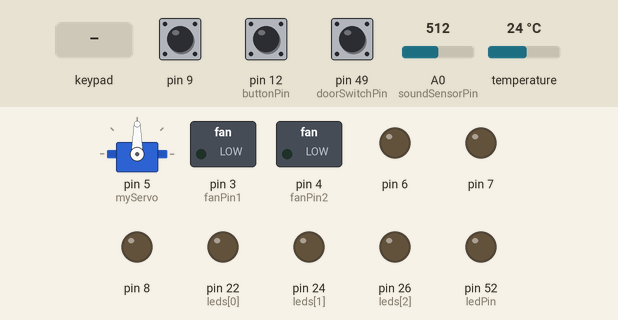
Simulated run of this sketch. Board: Arduino Mega 2560, built with avr-gcc and run on an emulated ATmega2560. On the bench: servo, switched loads named in the sketch (green lamp = pin HIGH), output pins drawn as LEDs (lit = HIGH). Inputs (shaded band) come from the test bench; at power-on: pin 49 (doorSwitchPin) HIGH, pin 12 (buttonPin) HIGH, pin 9 HIGH, A0 (soundSensorPin) = 512, temperature 24 °C. What the sketch prints to the serial monitor is not drawn.

Above: at 1.2 s.
1.3 s: keypad keys 3 1 6 pressed 0.4 s apart
At 3.1 s:
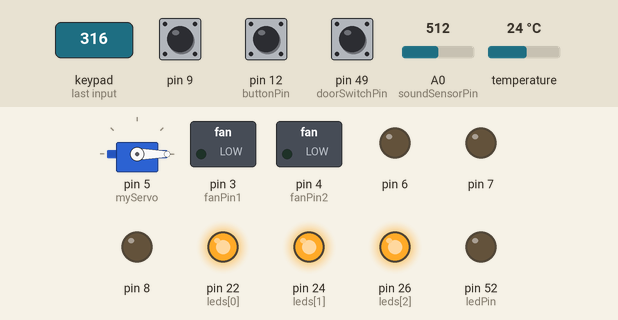
4.0 s: pin 49 (doorSwitchPin) pulled LOW for 3.2 s
At 7.7 s:
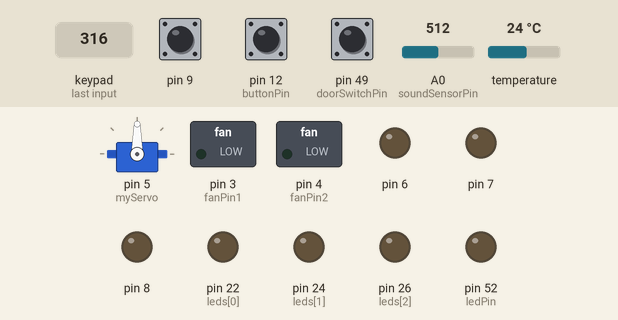
8.7 s: pin 12 (buttonPin) pulled LOW for 0.15 s
At 10.9 s:
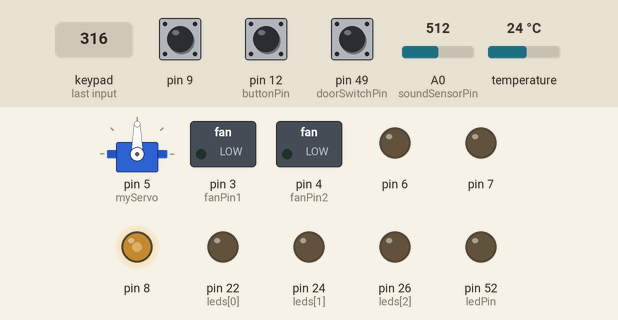
11.2 s: pin 9 pulled LOW for 0.15 s
At 11.3 s:
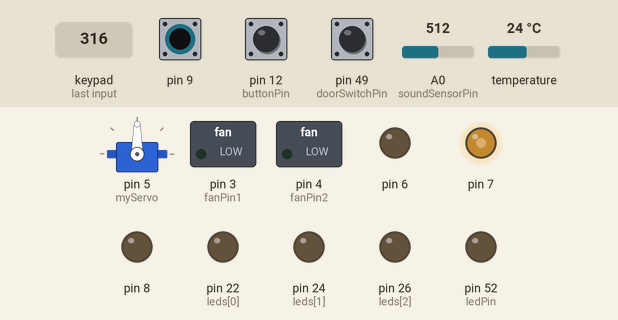
12.9 s: pin 12 (buttonPin) pulled LOW for 1 s
15.8 s: pin 9 driven LOW and pin 12 (buttonPin) driven LOW
At 19.68 s:
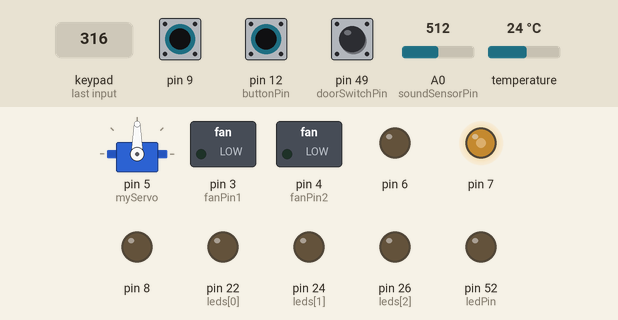
Timing chart, 0 to 19.8 s (numbered marks = the images above; inputs shaded):
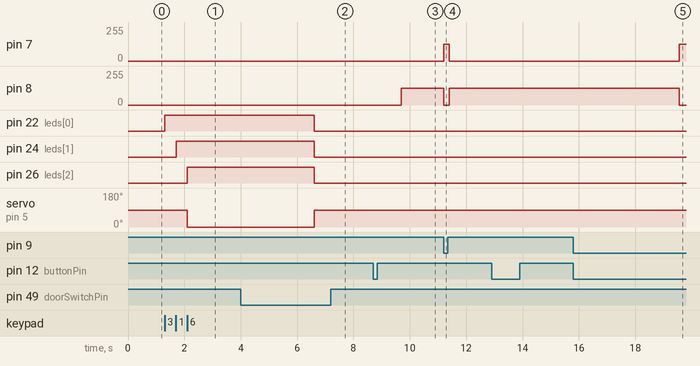

The sketch:

ecoHouse.ino
```cpp
#include <Keypad.h>
#include <Servo.h>
#include <DallasTemperature.h>
#include <OneWire.h>
#include <Key.h>

const int tempPin = 18;
const int fanPin1 = 3;
const int fanPin2 = 4;
const int switchPin = 2;
const int buttonPin = 12;

OneWire oneWire(tempPin);
DallasTemperature sensors(&oneWire);

const int soundSensorPin = A0;
const int ledPin = 52;
bool ledON = 0;
int lastsoundState=0;
// Servo
Servo myServo;

// LEDs
int leds[3] = {22, 24, 26};

// Password
int password[3] = {3, 1, 6};
int inputIndex = 0;

// Magnetic switch
int doorSwitchPin = 49;

// Keypad setup
const byte ROWS = 4;
const byte COLS = 4;

char keys[ROWS][COLS] = {
  {'1', '2', '3', 'A'},
  {'4', '5', '6', 'B'},
  {'7', '8', '9', 'C'},
  {'*', '0', '#', 'D'}
};

byte rowPins[ROWS] = {47, 45, 43, 41};
byte colPins[COLS] = {39, 37, 35, 33};

Keypad keypad = Keypad(makeKeymap(keys), rowPins, colPins, ROWS, COLS);

int demoMode = 1;
#include <IRremote.hpp>
const int irPin=36;

void setup() {
  pinMode(12, INPUT_PULLUP);
  Serial.begin(9600);

  for (int i = 0; i < 3; i++) {
    pinMode(leds[i], OUTPUT);
    digitalWrite(leds[i], LOW);
  }

  // Servo setup
  myServo.attach(5);
  myServo.write(90); // Start locked

  // Door switch setup
  pinMode(doorSwitchPin, INPUT_PULLUP);

  Serial.println("Enter password: 3 → 1 → 6");

  pinMode(9, INPUT_PULLUP);
  pinMode(6, OUTPUT);
  pinMode(7, OUTPUT);
  pinMode(8, OUTPUT);

  pinMode(fanPin1, OUTPUT);
  pinMode(fanPin2, OUTPUT);
  pinMode(switchPin, INPUT_PULLUP);

  sensors.begin();

  pinMode(ledPin, OUTPUT);
  IrReceiver.begin(irPin,ENABLE_LED_FEEDBACK);
}

void loop() {

//keypade LOCK
  if (digitalRead(12) == 0) {
    demoMode++;
    delay(1000);
    if (demoMode > 4) {
      demoMode = 1;
    }
    Serial.print("Mode: ");
    Serial.println(demoMode);
  }

  if (demoMode == 1) {
    char key = keypad.getKey();
  unsigned long code;
  int num2=0;
    if (key || IrReceiver.decode()) {
 code=IrReceiver.decodedIRData.decodedRawData;
   if(code==0xB847FF00){
 Serial.println("3");
num2=3;
delay(500);
  }
  else if(code==0xBA45FF00){
     Serial.println("1");
     num2=1;
     delay(500);
  }
  else if(code==0xBC43FF00){
     Serial.println("6");
     num2=6;
     delay(500);
  }
if(key){
      Serial.print("Key pressed: ");
      Serial.println(key);
  }
        int num = key - '0';

        if (num == password[inputIndex] || num2==password[inputIndex]) {
          digitalWrite(leds[inputIndex], HIGH);
          inputIndex++;

          if (inputIndex == 3) {
            Serial.println("Password correct! Unlocking door...");
            myServo.write(0); // Unlock
            delay(4000);
            waitForDoorClose();
          }
        }
        else {
          Serial.println("Wrong number! Resetting...");
          resetSystem();
        }
    }
     IrReceiver.resume();
  }
// WC RGB
  if (demoMode == 2) {
    if (digitalRead(9) == LOW) {
      analogWrite(7, 125);
      analogWrite(8, 0);
    } else {
      analogWrite(8, 125);
      analogWrite(7, 0);
    }
    delay(100);
  }
//sound control LED
  if (demoMode == 3) {

    int soundState = analogRead(soundSensorPin);
    Serial.println(soundState);

    if (soundState > lastsoundState+5) {
      ledON = !ledON;

      if (ledON == 4) {
        Serial.println("LED ON");
        digitalWrite(ledPin, HIGH);
      } else if (ledON == 0) {
        digitalWrite(ledPin, LOW);
        Serial.println("LED OFF");
      }

      delay(200);
    }

    lastsoundState = soundState;
  }

//temperature
  if (demoMode == 4) {
      sensors.requestTemperatures();
      float temp = sensors.getTempCByIndex(0);
      Serial.print(temp);
      Serial.println("°C");

      if (temp > 28 && digitalRead(2) == 0) {
        digitalWrite(3, LOW);
        digitalWrite(4, HIGH);
        // delay(10);
      } else {
        digitalWrite(3, LOW);
        digitalWrite(4, LOW);
        // delay(10);
      }

  }
}

void waitForDoorClose() {
  Serial.println(" Waiting for door to close...");
  while (digitalRead(doorSwitchPin) == HIGH) {
    // Waiting (HIGH means door open)
  }
  Serial.println("Door closed. Locking...");
  delay(500);
  myServo.write(90); // Lock back at 90°
  resetSystem();
}

void resetSystem() {
  for (int i = 0; i < 3; i++) {
    digitalWrite(leds[i], LOW);
  }
  inputIndex = 0;
  Serial.println("Enter first number:");
}
//pleas don't chang any thing :)
```

Measured:
- after the input at 1.3 s, pin 22 (leds[0]): LOW → HIGH at once; pin 24 (leds[1]): LOW → HIGH after 0.41 s; pin 26 (leds[2]): LOW → HIGH after 0.81 s; servo on pin 5 (myServo): 90° → 0° after 0.81 s
- after the input at 4.0 s, pin 22 (leds[0]), pin 24 (leds[1]), pin 26 (leds[2]): HIGH → LOW after 2.6 s; servo on pin 5 (myServo): 0° → 90° after 2.6 s
- after the input at 8.7 s, pin 8: 0/255 → 125/255 after 1.0 s
- after the input at 11.2 s, pin 7: 0/255 → 125/255 at once, → 0/255 0.20 s later; pin 8: 125/255 → 0/255 at once, → 125/255 0.20 s later
- after the input at 12.9 s, every drawn part: stays the same
- after the input at 15.8 s, pin 7: 0/255 → 125/255 after 3.8 s; pin 8: 125/255 → 0/255 after 3.8 s
